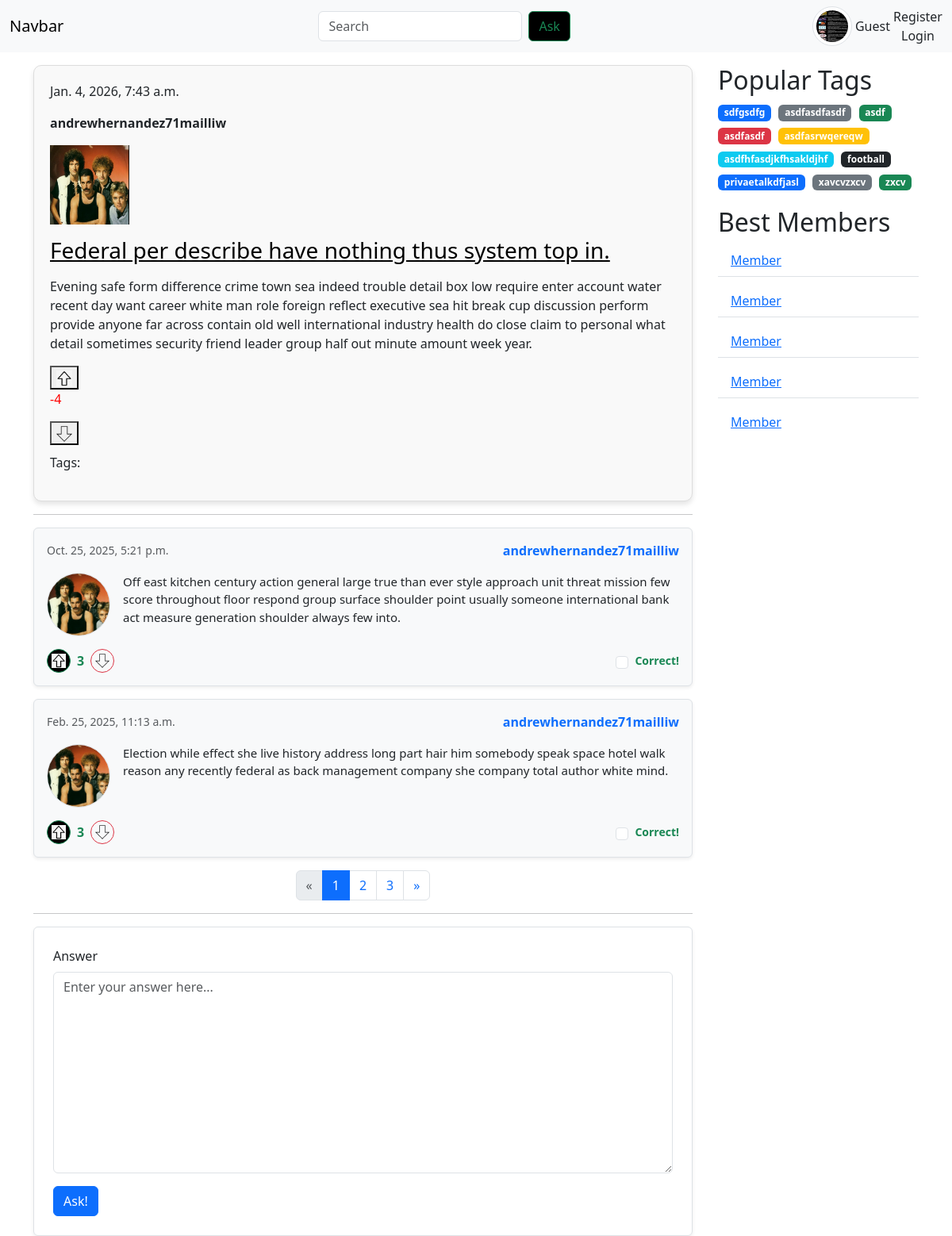
The page /question/15 on the database its author committed.
### app/models.py (models this page shows, shortened)
class Question(models.Model):
    title = models.CharField(blank=False, max_length=100)
    description = models.TextField()
    author = models.ForeignKey(Profile, on_delete=models.PROTECT, related_name="question_author")
    creation_date = models.DateTimeField(default=timezone.now, editable=False)
    tags = models.ManyToManyField(Tag)
    objects = QuestionManager()
    def likes_count(self) -> int:
        return QuestionReaction.objects.filter(reaction_type="L", question=self.id).count()
    def dislikes_count(self) -> int:
        return QuestionReaction.objects.filter(reaction_type="D", question=self.id).count()
    def rating(self) -> int:
        return self.likes_count() - self.dislikes_count()
    def get_url(self) -> str:
        return f"/question/{self.id}"

class Profile(models.Model):
    user = models.OneToOneField(User, on_delete=models.PROTECT, null=True)
    avatar = models.ImageField(null=True, blank=True, default="anon.jpg", upload_to="avatar/%Y/%m/%d")
    rating = models.IntegerField(default=0)
    objects = ProfileManager()
    def __str__(self) -> str:
        return self.user.username

class Answer(models.Model):
    question = models.ForeignKey(Question, on_delete=models.PROTECT)
    description = models.TextField(blank=False)
    author = models.ForeignKey(Profile, on_delete=models.PROTECT)
    creation_date = models.DateTimeField(default=timezone.now, editable=False)
    is_correct = models.BooleanField(default=False)
    objects = AnswerManager()
    def likes_count(self) -> int:
        return AnswerReaction.objects.filter(reaction_type="L", answer=self.id).count()
    def dislikes_count(self) -> int:
        return AnswerReaction.objects.filter(reaction_type="D", answer=self.id).count()
    def rating(self) -> int:
        return self.likes_count() - self.dislikes_count()

class Tag(models.Model):
    word = models.CharField(blank=False, max_length=32, unique=True)
    objects = TagManager()

### app/views.py (the view, shortened to what this page needs)
# urls.py: path('question/<int:question_id>', views.question, name='question'),
def question(request, question_id):
    try:
        oneQuestion = Question.objects.get(pk=question_id)
    except Question.DoesNotExist:
        return render(request, 'error.html', context={'error': 'Вопрос не найден.'})
    answers = Answer.objects.get_answers_by_question_id(question_id)
    answerForm = AnswerForm()
    tags = Tag.objects.get_popular()
    color_tags = generate_colored_tags(tags, COLORS)
    page = paginate(answers, request, per_page=2)
    return render(request, 'pageQuestion.html', {
        'question': oneQuestion,
        'answers': page.object_list,
        'page_obj': page,
        'answerForm': answerForm,
        'tags': tags,
        'color_tags': color_tags,
    })

### app/forms.py (shortened to what this page needs)
class AnswerForm(forms.Form):
    answer = forms.CharField(
        required=False,
        min_length=4,
        max_length=490,
        widget=forms.Textarea(
            attrs={
                "class": "textarea-input answer-input",
                "required": "True",
                "placeholder": "Enter your answer here...",
                "autocomplete": "off",
                "type": "text",
            }
        )
    )

### app/models.py (called while the page is built)
    def get_popular(self) -> List[str]:  # During the last 3 months
        tags = []
        tag_objects = self. \
                          values('word'). \
                          annotate(count=models.Count('question')). \
                          order_by('-count')[:10]
        for tag in tag_objects:
            tags.append(tag["word"])
        return tags

    def get_answers_by_question_id(self, id) -> QuerySet:
        return self.filter(question_id=id) \
            .annotate(r_count=(
                models.Count(
                    'answerreaction',
                    filter=models.Q(answerreaction__reaction_type="L")
                ) -
                models.Count(
                    'answerreaction',
                    filter=models.Q(answerreaction__reaction_type="D")
                ))
        ).order_by('-r_count')

### app/views.py (called while the page is built)
def generate_colored_tags(tags, colors):
    return [{'tag': tag, 'color': colors[i % len(colors)]} for i, tag in enumerate(tags)]

def paginate(objects_list, request, per_page=5):
    try:
        page_number = request.GET.get('page', 1)
        paginator = Paginator(objects_list, per_page)
        page = paginator.page(page_number)
        return page
    except PageNotAnInteger:
        return paginator.page(1)
    except EmptyPage:
        return paginator.page(paginator.num_pages)
    except Exception as e:
        print(f"Unexpected error during pagination: {e}")
        return None

### templates/pageQuestion.html (shortened to what this page needs)
{% load static %}
{% load bootstrap5 %}
<!doctype html>
<html lang="en">
<head>
    <link rel="stylesheet" href="{% static 'css/bootstrap.min.css' %}">
</head>
<body>
    <nav class="navbar navbar-expand-lg bg-body-tertiary">
        <div class="container-fluid">
            <div class="d-flex w-100 justify-content-between align-items-center">
                <a class="navbar-brand" href="#">Navbar</a>
                <form class="d-flex" role="search" action="{% url 'add_question' %}" method="get">
                    <input class="form-control me-2" type="search" placeholder="Search" aria-label="Search">
                    <button class="btn btn-outline-success" type="submit">Ask</button>
                </form>
                <div class="d-flex gap-1 align-items-center profile-section">
                    {% if request.user.is_authenticated %}
                    <img src="{{ request.user.profile.avatar.url }}" alt="Avatar" class="img-thumbnail">
                    <div>{{ user.username }}</div>
                    <div>
                        <a class="nav-link" href="{% url 'settings' %}">Settings</a>
                        <a class="nav-link" href="{% url 'log_out' %}">Logout</a>
                    </div>
                    {% else %}
                    <img src="{% static 'img/error1.jpg' %}" alt="Avatar" class="img-thumbnail">
                    <div>Guest</div>
                    <div>
                        <a class="nav-link btn btn-primary" href="{% url 'register' %}">Register</a>
                        <a class="nav-link btn btn-primary" href="{% url 'log_in' %}">Login</a>
                    </div>
                    {% endif %}
                </div>
            </div>
        </div>
    </nav>
    <main class="container mt-3">
        <div class="row">
            <div class="col-9">
                <div class="question-container">
                    <div class="meta-info-row">
                        <p class="question-date">{{ question.creation_date }}</p>
                        <p class="question-author" style="font-weight: 700;">{{ question.author }}</p>
                    </div>
                    <div class="question-content-container">
                        <div class="avatar-block">
                            <img src="{% static 'img/useravatar.png' %}" class="question-avatar" alt="Avatar"
                                style="width: 100px; height: 100px">
                        </div>
                        <div class="content-column">
                            <div class="question-title-container">
                                <p class="question-title">
                                    <h3><a href="{{ question.get_url }}" style="color: black;">{{ question.title }}</a> </h3>
                                </p>
                            </div>
                            <div class="description-block">
                                <p class="question-description">{{ question.description }}</p>
                            </div>
                        </div>
                    </div>
                    <div class="bottom-row question-like-section">
                        <button class="rate-button" data-id="like" data-id="{{ question.id }}">
                            <img src="{% static 'img/up.png' %}" height="20px" width="20px">
                        </button>
                        {% if question.rating < 0 %}
                        <p class="rating-value" data-id="{{ question.id }}" style="color: red;" id="rating">{{ question.rating }}</p>
                        {% elif question.rating == 0 %}
                        <p class="rating-value" data-id="{{ question.id }}" style="color: grey;" id="rating">{{ question.rating }}</p>
                        {% elif question.rating > 0 %}
                        <p class="rating-value" data-id="{{ question.id }}" style="color: green;" id="rating">{{ question.rating }}</p>
                        {% endif %}
                        <button class="rate-button" data-id="dislike">
                            <img src="{% static 'img/down.png' %}" height="20px" width="20px">
                        </button>
                        <div class="tags-container">
                            <p>Tags:</p>
                        </div>
                    </div>
                </div>
                <hr>
                {% for answer in answers %}
                {% include 'layouts/answer.html' %}
                {% endfor %}
                {% include 'layouts/pagination.html' %}
                <hr>
                <form action="{% url 'question' question.id %}" method="POST" enctype="multipart/form-data"
                    class="p-4 border rounded shadow-sm">
                    {% bootstrap_form answerForm %}
                    {% buttons %}
                    <button type="submit" class="btn btn-primary">Ask!</button>
                    {% endbuttons %}
                </form>
            </div>
            <div class="col-3">
                <section class="popular-tags mb-3">
                    <h2>Popular Tags</h2>
                    <div>
                        {% for item in color_tags %}
                        <span class="badge {{ item.color }}">
                            <a href="{% url 'tag' item.tag %}" class="text-white text-decoration-none">
                                {{ item.tag }}
                            </a>
                        </span>
                        {% endfor %}
                    </div>
                </section>
                <section class="best-members">
                    <h2>Best Members</h2>
                    <ul class="list-group list-group-flush">
                        <li class="list-group-item"><a href="#">Member</a></li>
                        <li class="list-group-item"><a href="#">Member</a></li>
                        <li class="list-group-item"><a href="#">Member</a></li>
                        <li class="list-group-item"><a href="#">Member</a></li>
                        <li class="list-group-item"><a href="#">Member</a></li>
                    </ul>
                </section>
            </div>
        </div>
    </main>
</body>
</html>

### templates/layouts/answer.html
{% load static %}
{% block answer_item %}
<div class="answer-container p-3 border rounded shadow-sm my-3 bg-light">
    <div class="meta-info-row d-flex justify-content-between align-items-center mb-3">
        <p class="answer-date text-muted mb-0" style="font-size: 14px;">{{ answer.creation_date }}</p>
        <p class="answer-author mb-0 text-primary fw-bold" style="font-size: 16px;">{{ answer.author }}</p>
    </div>
    <div class="answer-content-container d-flex mb-3">
        <div class="avatar-block me-3">
            <img src="{% static 'img/useravatar.png' %}" class="answer-avatar rounded-circle border" alt="Avatar"
                style="width: 80px; height: 80px; object-fit: cover;">
        </div>
        <div class="content-column answer-description-block">
            <p class="answer-description mb-0 text-dark" style="font-size: 15px; line-height: 1.5;">
                {{ answer.description }}
            </p>
        </div>
    </div>
    <div class="bottom-row answer-bottom-row answer-like-section d-flex align-items-center justify-content-between">
        <div class="rating-buttons d-flex align-items-center">
            <button class="rate-button btn btn-outline-success me-2 d-flex align-items-center justify-content-center"
                data-id="{{ answer.id }}" style="width: 30px; height: 30px; border-radius: 50%;">
                <img src="{% static 'img/up.png' %}" alt="Upvote" style="width: 18px; height: 18px;">
            </button>
            {% if answer.rating < 0 %}
            <p class="rating-value text-danger mb-0 fw-bold" style="font-size: 16px;" data-id="{{ answer.id }}"
                data-questionid="{{ question.id }}" id="rating">{{ answer.rating }}</p>
            {% elif answer.rating == 0 %}
            <p class="rating-value text-secondary mb-0 fw-bold" style="font-size: 16px;" data-id="{{ answer.id }}"
                data-questionid="{{ question.id }}" id="rating">{{ answer.rating }}</p>
            {% elif answer.rating > 0 %}
            <p class="rating-value text-success mb-0 fw-bold" style="font-size: 16px;" data-id="{{ answer.id }}"
                data-questionid="{{ question.id }}" id="rating">{{ answer.rating }}</p>
            {% endif %}
            <button class="rate-button btn btn-outline-danger ms-2 d-flex align-items-center justify-content-center"
                data-id="{{ answer.id }}" style="width: 30px; height: 30px; border-radius: 50%;">
                <img src="{% static 'img/down.png' %}" alt="Downvote" style="width: 18px; height: 18px;">
            </button>
        </div>
        <div class="correct-flag d-flex align-items-center">
            <input class="styled-checkbox form-check-input me-2" id="correct-checkbox" type="checkbox"
                value="correct" {% if answer.is_correct %}checked{% endif %}>
            <label for="correct-checkbox" class="mb-0 text-success fw-bold" style="font-size: 14px;">Correct!</label>
        </div>
    </div>
</div>
{% endblock %}

### templates/layouts/pagination.html
{% load static %}
<nav aria-label="Page navigation example" class="mt-3">
    <ul class="pagination justify-content-center">
        {% if page_obj.has_previous %}
        <li class="page-item">
            <a class="page-link" href="?page={{ page_obj.previous_page_number }}" aria-label="Previous">
                <span aria-hidden="true">&laquo;</span>
            </a>
        </li>
        {% else %}
        <li class="page-item disabled">
            <a class="page-link" aria-label="Previous">
                <span aria-hidden="true">&laquo;</span>
            </a>
        </li>
        {% endif %}
        {% for num in page_obj.paginator.page_range %}
        {% if num == page_obj.number %}
        <li class="page-item active"><a class="page-link" href="#">{{ num }}</a></li>
        {% elif num > page_obj.number|add:'-3' and num < page_obj.number|add:'3' %}
        <li class="page-item"><a class="page-link" href="?page={{ num }}">{{ num }}</a></li>
        {% endif %}
        {% endfor %}
        {% if page_obj.has_next %}
        <li class="page-item">
            <a class="page-link" href="?page={{ page_obj.next_page_number }}" aria-label="Next">
                <span aria-hidden="true">&raquo;</span>
            </a>
        </li>
        {% else %}
        <li class="page-item disabled">
            <a class="page-link" aria-label="Next">
                <span aria-hidden="true">&raquo;</span>
            </a>
        </li>
        {% endif %}
    </ul>
</nav>

### templates/pageQuestion.html (style rules this page uses)
.btn-outline-success { background: black; }
.profile-section img { width: 50px; height: 50px; border-radius: 50%; }
.question-container { background: #f9f9f9; border: 1px solid #ddd; border-radius: 10px; padding: 20px; box-shadow: 0 4px 6px rgba(0, 0, 0, 0.1); }
.tags-container { margin-top: 10px; }
.tags-container p { display: inline-block; margin-right: 5px; }
.col-3 { padding-left: 20px; }
.popular-tags .badge { margin-right: 5px; margin-bottom: 5px; }
.best-members ul { padding-left: 0; list-style: none; }
.best-members li { margin-bottom: 10px; }

### rows shown on the page
Question: creation_date "Jan. 4, 2026, 7:43 a.m.", author "andrewhernandez71mailliw", title "Federal per describe have nothing thus system top in.", description "Evening safe form difference crime town sea indeed trouble detail box low require enter account water recent day want career white man role foreign reflect executive sea hit break cup discussion perform provide anyone far across contain old well international industry health do close claim to personal what detail sometimes security friend leader group half out minute amount week year.", rating "-4"
Answer: creation_date "Oct. 25, 2025, 5:21 p.m.", author "andrewhernandez71mailliw", description "Off east kitchen century action general large true than ever style approach unit threat mission few score throughout floor respond group surface shoulder point usually someone international bank act measure generation shoulder always few into.", rating "3"
Answer: creation_date "Feb. 25, 2025, 11:13 a.m.", author "andrewhernandez71mailliw", description "Election while effect she live history address long part hair him somebody speak space hotel walk reason any recently federal as back management company she company total author white mind.", rating "3"
Tag: tag "sdfgsdfg"
Tag: tag "asdfasdfasdf"
Tag: tag "asdf"
Tag: tag "asdfasdf"
Tag: tag "asdfasrwqereqw"
Tag: tag "asdfhfasdjkfhsakldjhf"
Tag: tag "football"
Tag: tag "privaetalkdfjasl"
Tag: tag "xavcvzxcv"
Tag: tag "zxcv"

### other values the page prints
{{ num }} "1"
{{ num }} "2" "3"
